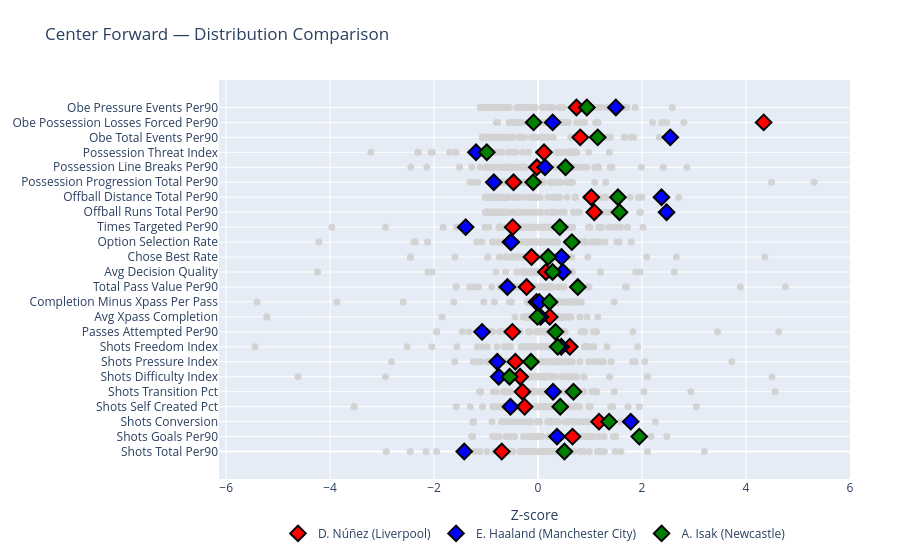

Notebook cell for this chart:
### Code cell
# =====================================================
# USAGE EXAMPLE
# =====================================================
plot_player_comparison(player_full_per90, ["D. Núñez", "E. Haaland", "A. Isak"])
